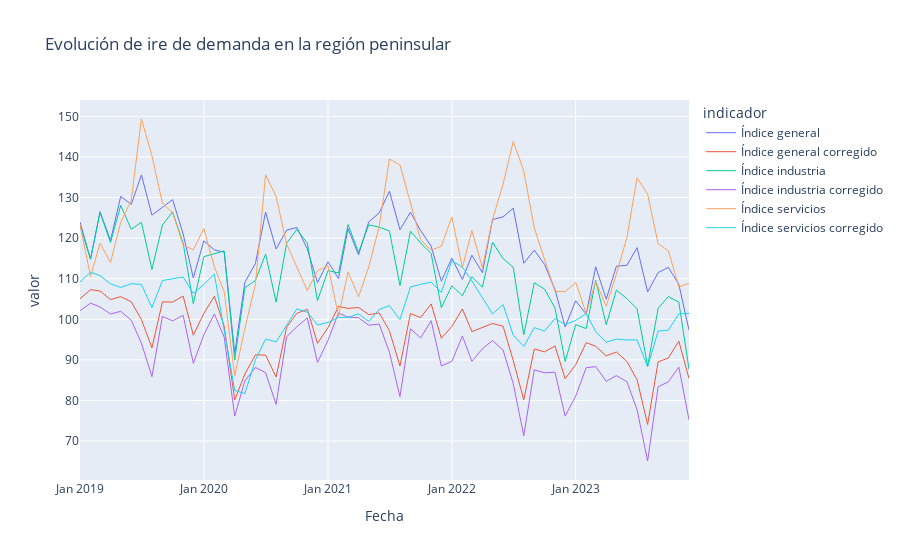

The notebook cell saved with this chart:
### Code cell
# Empezamos a realizar los graficos con los df sin duplicados:

grafico_lineas = df_ire.groupby(['fecha', 'indicador'])['valor'].sum().reset_index()
fig = px.line(grafico_lineas,
              x='fecha',
              y='valor',
              color='indicador',
              title="Evolución de ire de demanda en la región peninsular",
              labels={'fecha': 'Fecha', 'energia': 'Wh', 'tipo energia': 'Tipo de energía'})
fig.update_traces(line=dict(width=1))
fig.update_layout(xaxis_title='Fecha', xaxis_tickformat='%b %Y')
fig.show()
